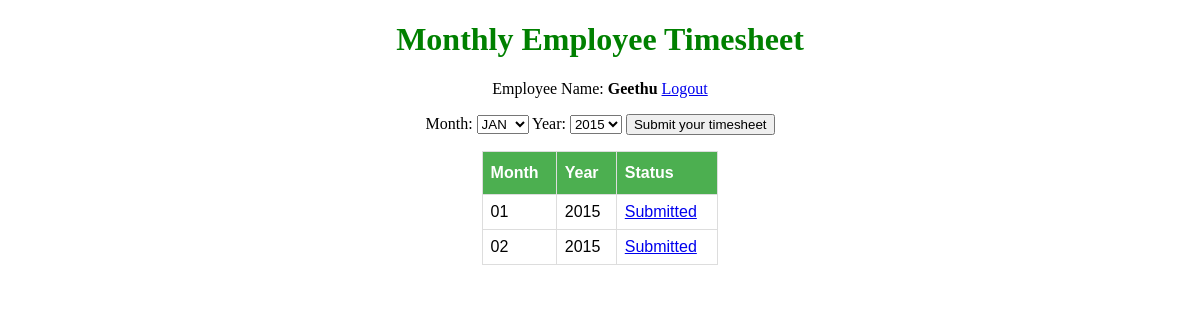
Page /timelog/ (signed in) on the committed database.
### user_auth/models.py (models this page shows, shortened)
class Employee(models.Model):
    reference = models.AutoField(primary_key=True, unique=True)
    name = models.CharField(max_length=100, null=True, help_text="Enter your full name")
    login = models.EmailField(max_length=200, unique=True, help_text="Enter your company email id")
    password = models.CharField(max_length=20)

### timelog/models.py (models this page shows, shortened)
class Hours(models.Model):
    MONTHS = (
        ('01', 'JAN'),
        ('02', 'FEB'),
        ('03', 'MAR'),
        ('04', 'APR'),
        ('05', 'MAY'),
        ('06', 'JUN'),
        ('07', 'JUL'),
        ('08', 'AUG'),
        ('09', 'SEP'),
        ('10', 'OCT'),
        ('11', 'NOV'),
        ('12', 'DEC')
    )
    YEARS = (
        ('2015', '2015'),
        ('2016', '2016'),
        ('2017', '2017'),
        ('2018', '2018'),
        ('2019', '2019'),
        ('2020', '2020')
        )
    STATUS = (
        ('Pending', 'Pending'),
        ('Submitted', 'Submitted'),
        ('Completed', 'Completed')
    )
    reference_pk = models.ForeignKey(Employee, on_delete=models.CASCADE)
    month = models.CharField(max_length=2, choices=MONTHS, default='JAN')
    year = models.CharField(max_length=4, choices=YEARS, default='2020')
    submitting_date = models.DateTimeField(auto_now_add=True)
    total_hours = models.DecimalField(max_digits=5, decimal_places=2)
    week1 = models.DecimalField(max_digits=4, decimal_places=2)
    week2 = models.DecimalField(max_digits=4, decimal_places=2)
    week3 = models.DecimalField(max_digits=4, decimal_places=2)
    week4 = models.DecimalField(max_digits=4, decimal_places=2)
    status = models.CharField(max_length=20, choices=STATUS, default='Pending')
    class Meta:
        verbose_name_plural = "Hours"

### timelog/views.py (the view)
# urls.py: path('', views.index, name='index'),
def index(request, *args, **kwargs):
    form = TimesheetForm(request.POST or None)
    context = {}
    context['reporting_year'], context['reporting_month'] = month_year(settings.REPORTING_DATE)
    if 'user_id' in request.session:
        user = get_user(request)
        context['user'] = user
        logger.info("Employee name:" + user.name)
        try:
            data = Hours.objects.filter(reference_pk=Employee.objects.get(reference=request.session['user_id']))
        except Hours.DoesNotExist:
            data = None
        return render(request, 'timelog/index.html', {'form': form, 'data': data, 'context': context})
    return redirect('loginto')

### timelog/forms.py (shortened to what this page needs)
class TimesheetForm(forms.ModelForm):
    month = forms.ChoiceField(choices=Hours.MONTHS)
    class Meta:
        model = Hours
        fields = [
            'month',
            'year',
            'total_hours',
            'week1',
            'week2',
            'week3',
            'week4'
        ]

### timelog/views.py (called while the page is built)
def month_year(reporting_date):
    year = reporting_date[:4]
    month = reporting_date[5:7]
    return year, month

### user_auth/views.py (called while the page is built)
def get_user(request):
    return Employee.objects.get(reference=request.session['user_id'])

### timelog/templates/timelog/index.html (shortened to what this page needs)
{% extends 'base.html' %}
{% load static %}
{% block content %}
<link rel="stylesheet" type="text/css" href="{% static 'timelog/css/index.css' %}">
<div class="container">
  <h1>Monthly Employee Timesheet</h1>
  <p>Employee Name: <b>{{ context.user.name }}</b> <a href="{% url 'logout' %}">Logout</a></p>
  <div class="form-group">
    <form method="get" action="{% url 'timelog:create'%}">
    <div class="my">
      <p>{{ form.month.label_tag }}
        <select name="month">
          {% for choice in form.fields.month.choices %}
          {% if choice.0 < context.reporting_month %}
          <option value="{{ choice.0 }}" name="monthId">{{ choice.1 }}</option>
          {% endif %}
          {% endfor %}
        </select>
        {{ form.year.label_tag }}
        <select name="year">
          {% for choice in form.year.field.choices %}
          {% if choice.0 <= context.reporting_year %}
          <option value="{{ choice.0 }}">{{ choice.1 }}</option>
          {% endif %}
          {% endfor %}
        </select>
        <button type="submit"> Submit your timesheet</button>
      </p>
    </div>
  </div>
  <table id="status">
    <tr>
      <th>Month</th>
      <th>Year</th>
      <th>Status</th>
    </tr>
    {% for d in data %}
    <tr>
    <td>{{ d.month }}</td>
    <td>{{ d.year }}</td>
    {% if d.status == 'Submitted' %}
    <td><a href="{% url 'timelog:update' pk=d.id %}">{{ d.status }}</a></td>
    {% else %}
    <td>{{ d.status }}</td>
    {% endif %}
    </tr>
    {% endfor %}
  </table>
</div>
{% endblock %}

### timelog/static/timelog/css/index.css (style rules this page uses)
html { position: relative; min-width: 1024px; min-height: 768px; height: 100%; }
.container { box-sizing: border-box; text-align: center; }
.container h1 { color: green; }
table#status { margin-left: auto; margin-right: auto; font-family: Arial, Helvetica, sans-serif; border-collapse: collapse; width: 20%; }
table#status td, table#status th { border: 1px solid #ddd; padding: 8px; text-align: left; }
table#status th { padding-top: 12px; padding-bottom: 12px; text-align: left; background-color: #4CAF50; color: white; }

### rows in the picture
Employee: user.name "Geethu"
Hours: month "01", year "2015", status "Submitted"
Hours: month "02", year "2015", status "Submitted"

### other values in the picture
form field month "JAN"
form field year "2015"
